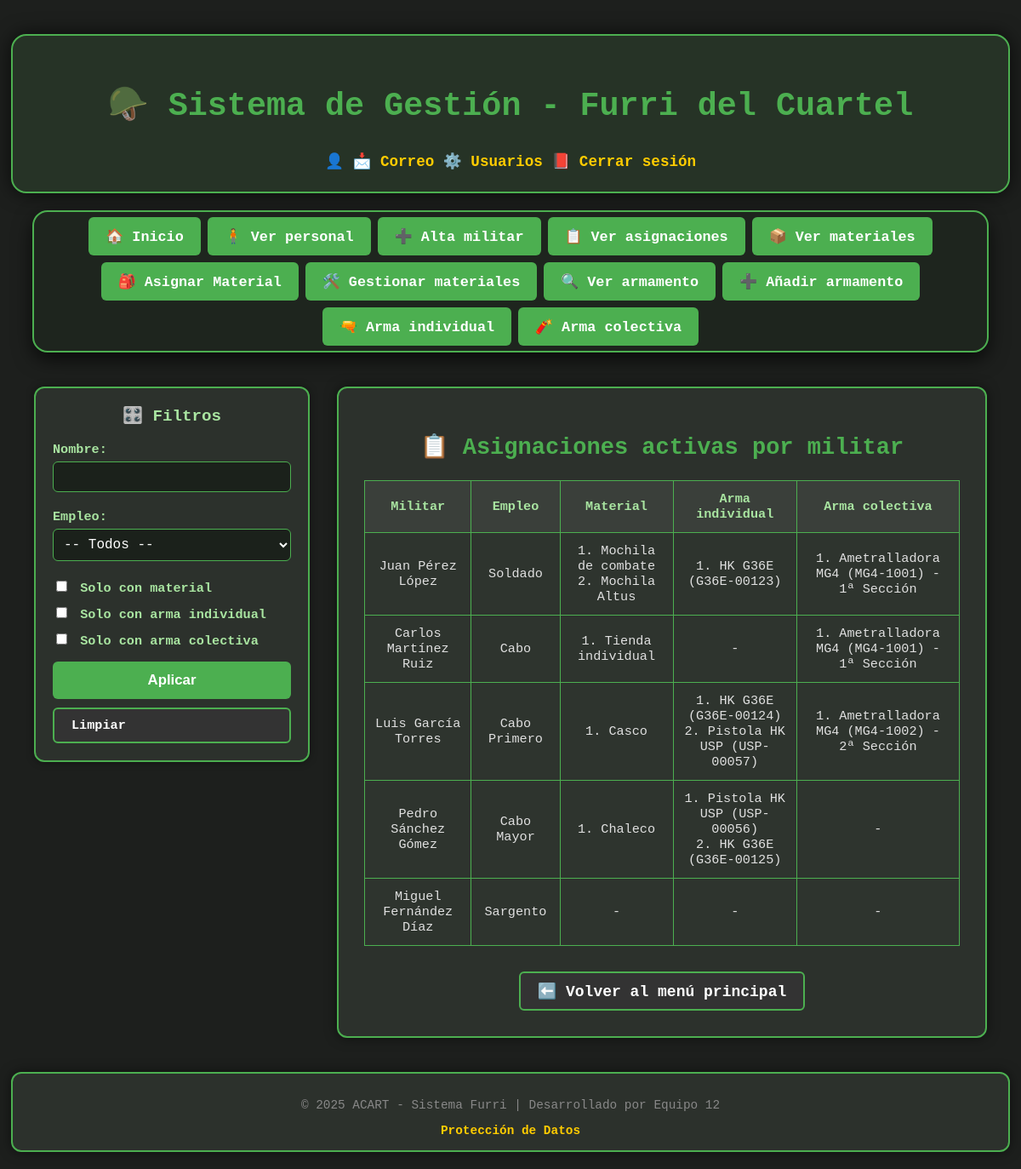
Page /ver_asignaciones.php (signed in) on the committed database.
### tables this page shows
CREATE TABLE PERSONAS (
    id_personal INT AUTO_INCREMENT PRIMARY KEY,
    nombre VARCHAR(50) NOT NULL,
    apellidos VARCHAR(150) NOT NULL,
    dni VARCHAR(15) UNIQUE NOT NULL,
    empleo_id INT,
    activo BOOLEAN DEFAULT TRUE,
    FOREIGN KEY (empleo_id) REFERENCES EMPLEOS(id_empleo)
);

CREATE TABLE EMPLEOS (
    id_empleo INT AUTO_INCREMENT PRIMARY KEY,
    nombre_empleo VARCHAR(50) NOT NULL
);

### ver_asignaciones.php (the view, shortened to what this page needs)
<?php
include 'header.php';
include 'conexion.php';
$pagina = isset($_GET['pagina']) ? max(1, intval($_GET['pagina'])) : 1;
$por_pagina = 10;
$offset = ($pagina - 1) * $por_pagina;
$condiciones = [];
$where = count($condiciones) ? "WHERE " . implode(" AND ", $condiciones) : "";
$sql = "
    SELECT
        p.id_personal,
        CONCAT(p.nombre, ' ', p.apellidos) AS nombre_completo,
        e.nombre_empleo,
        (SELECT GROUP_CONCAT(m.nombre_material SEPARATOR ', ')
         FROM ENTREGAS_INDIVIDUALES ei
         JOIN MATERIALES m ON ei.id_material = m.id_material
         WHERE ei.id_personal = p.id_personal AND ei.fecha_devolucion IS NULL
        ) AS materiales,
        (SELECT GROUP_CONCAT(a.nombre, ' (', a.numero_serie, ')')
         FROM ASIGNACION_INDIVIDUAL ai
         JOIN ARMAMENTO_INDIVIDUAL a ON ai.id_arma = a.id_arma
         WHERE ai.id_personal = p.id_personal AND ai.fecha_devolucion IS NULL
        ) AS armas_indiv,
        (SELECT GROUP_CONCAT(ar.nombre, ' (', ar.numero_serie, ') - ', ar.asignado_a)
         FROM ASIGNACION_COLECTIVO ac
         JOIN ARMAMENTO_COLECTIVO ar ON ac.id_armamento = ar.id_armamento
         WHERE ac.id_personal = p.id_personal
        ) AS armas_colect
    FROM PERSONAS p
    JOIN EMPLEOS e ON p.empleo_id = e.id_empleo
    $where
    ORDER BY e.id_empleo, p.apellidos
    LIMIT $por_pagina OFFSET $offset
";
$stmt = $conexion->prepare($sql);
$stmt->execute();
$resultado = $stmt->get_result();
$asignaciones = $resultado->fetch_all(MYSQLI_ASSOC);
?>
<!DOCTYPE html>
<html lang="es">
<head>
    <link rel="stylesheet" href="estilo.css">
</head>
<body>
<?php include 'nav.php'; ?>
<div class="flex-wrapper">
    <aside class="filtros">
        <h3>🎛️ Filtros</h3>
        <form method="GET">
            <label>Nombre:</label>
            <input type="text" name="nombre" value="<?= htmlspecialchars($_GET['nombre'] ?? '') ?>">
            <label>Empleo:</label>
            <select name="empleo">
                <option value="">-- Todos --</option>
            </select>
            <label><input type="checkbox" name="solo_material" <?= isset($_GET['solo_material']) ? 'checked' : '' ?>> Solo con material</label>
            <label><input type="checkbox" name="solo_individual" <?= isset($_GET['solo_individual']) ? 'checked' : '' ?>> Solo con arma individual</label>
            <label><input type="checkbox" name="solo_colectivo" <?= isset($_GET['solo_colectivo']) ? 'checked' : '' ?>> Solo con arma colectiva</label>
            <input type="submit" value="Aplicar">
            <a href="ver_asignaciones.php" class="boton-volver" style="display:block; margin-top:10px;">Limpiar</a>
        </form>
    </aside>
    <main class="contenedor">
        <h2>📋 Asignaciones activas por militar</h2>
        <table>
            <tr>
                <th>Militar</th>
                <th>Empleo</th>
                <th>Material</th>
                <th>Arma individual</th>
                <th>Arma colectiva</th>
            </tr>
            <?php foreach ($asignaciones as $a): ?>
                <?php
                    $mostrar = true;
                ?>
                <?php if ($mostrar): ?>
                <tr>
                    <td><?= htmlspecialchars($a['nombre_completo']) ?></td>
                    <td><?= htmlspecialchars($a['nombre_empleo']) ?></td>
                    <td>
                        <?php
                        if (!empty($a['materiales'])) {
                            $lista = explode(',', $a['materiales']);
                            foreach ($lista as $i => $mat) {
                                echo ($i + 1) . '. ' . htmlspecialchars(trim($mat)) . '<br>';
                            }
                        } else {
                            echo '-';
                        }
                        ?>
                    </td>
                    <td>
                        <?php
                        if (!empty($a['armas_indiv'])) {
                            $lista = explode(',', $a['armas_indiv']);
                            foreach ($lista as $i => $arma) {
                                echo ($i + 1) . '. ' . htmlspecialchars(trim($arma)) . '<br>';
                            }
                        } else {
                            echo '-';
                        }
                        ?>
                    </td>
                    <td>
                        <?php
                        if (!empty($a['armas_colect'])) {
                            $lista = explode(',', $a['armas_colect']);
                            foreach ($lista as $i => $arma) {
                                echo ($i + 1) . '. ' . htmlspecialchars(trim($arma)) . '<br>';
                            }
                        } else {
                            echo '-';
                        }
                        ?>
                    </td>
                </tr>
                <?php endif; ?>
            <?php endforeach; ?>
        </table>
        <div style="text-align: center; margin-top: 30px;">
            <a href="index.php" class="boton-volver">⬅️ Volver al menú principal</a>
        </div>
    </main>
</div>
<?php include 'footer.php'; ?>
</body>
</html>

### estilo.css (style rules this page uses)
body { background-color: #1d1f1d; color: #e0e0e0; font-family: 'Courier New', monospace; margin: 0; padding: 0; }
h2, h3 { color: #4caf50; text-align: center; }
header, nav, .contenedor, .flex-wrapper, footer { max-width: 1100px; margin-left: auto; margin-right: auto; }
.contenedor { margin-top: 0; margin-bottom: 40px; padding: 30px; background-color: #2c312c; border: 2px solid #4caf50; border-radius: 12px; text-align: center; box-shadow: 0 0 14px #00000080; }
.boton-volver { display: inline-block; padding: 10px 20px; background-color: #333; color: #fff; border: 2px solid #4caf50; border-radius: 6px; text-decoration: none; font-weight: bold; transition: background-color 0.3s, border-color 0.3s; }
form { max-width: 100%; margin: 0 auto; }
label, form label { display: block; margin: 10px 0 5px; color: #a9e5a1; font-weight: bold; }
input[type="text"], input[type="password"], input[type="email"], input[type="number"], select, textarea { width: 100%; padding: 10px; margin-bottom: 15px; border-radius: 5px; border: 1px solid #4caf50; background-color: #1e251e; color: white; font-size: 1rem; box-sizing: border-box; }
input[type="submit"] { width: auto; min-width: 180px; padding: 10px 22px; margin: 20px auto 10px; display: block; background-color: #4caf50; border: none; color: white; font-size: 1rem; border-radius: 6px; cursor: pointer; transition: background-color 0.3s; text-align: center; }
table { width: 100%; border-collapse: collapse; margin-top: 10px; background-color: #2e342e; }
th, td { padding: 10px; border: 1px solid #4caf50; text-align: center; }
th { background-color: #3a3f3a; color: #a9e5a1; }
a { color: #ffcc00; text-decoration: none; font-weight: bold; }
.flex-wrapper { margin-top: 0; margin-bottom: 40px; display: flex; gap: 25px; align-items: flex-start; }
.filtros { flex: 0 0 27%; max-width: 320px; background-color: #2c312c; border: 2px solid #4caf50; border-radius: 12px; padding: 20px; font-size: 0.95rem; color: #a9e5a1; box-shadow: 0 0 10px #00000066; margin: 0; }
.filtros h3 { margin-top: 0; text-align: center; font-size: 1.2rem; color: #a9e5a1; }
.filtros label { font-weight: bold; margin-top: 10px; display: block; color: #a9e5a1; }
.filtros input[type="text"], .filtros input[type="email"], .filtros select { width: 100%; padding: 8px; margin-bottom: 10px; background-color: #1b211b; color: white; border: 1px solid #4caf50; border-radius: 6px; font-family: monospace; }
.filtros input[type="checkbox"] { margin-right: 6px; }
.filtros input[type="submit"] { width: 100%; margin: 15px 0 0; background-color: #4caf50; border-radius: 6px; font-weight: bold; }
.flex-wrapper > .contenedor { flex: 1 1 0; margin: 0; }
@media (max-width: 1200px) { .flex-wrapper { max-width: 100%; margin: 30px auto; padding: 0 15px; } }
@media (max-width: 1200px) { .filtros { flex-basis: 30%; max-width: 300px; } }
@media (min-width: 1200px) { body { font-size: 18px; } }
@media (min-width: 1200px) { header, nav, .contenedor, .flex-wrapper, footer { max-width: 1300px; width: calc(100% - 80px); } }
@media (min-width: 1200px) { .flex-wrapper { gap: 32px; } }
@media (min-width: 1200px) { .filtros { flex-basis: 25%; max-width: 340px; } }
@media (min-width: 1200px) { table { font-size: 0.95rem; } }
@media (min-width: 1200px) { th, td { padding: 12px; } }
@media (min-width: 1200px) { input[type="submit"] { min-width: 200px; padding: 12px 26px; font-size: 1.05rem; } }

### rows in the picture
personas: nombre_completo "Juan Pérez López", empleo.nombre_empleo "Soldado", mat "Mochila de combate", mat "Mochila Altus", arma "HK G36E (G36E-00123)", arma "Ametralladora MG4 (MG4-1001) - 1ª Sección"
personas: nombre_completo "Carlos Martínez Ruiz", empleo.nombre_empleo "Cabo", mat "Tienda individual", arma "Ametralladora MG4 (MG4-1001) - 1ª Sección"
personas: nombre_completo "Luis García Torres", empleo.nombre_empleo "Cabo Primero", mat "Casco", arma "HK G36E (G36E-00124)", arma "Pistola HK USP (USP-00057)", arma "Ametralladora MG4 (MG4-1002) - 2ª Sección"
personas: nombre_completo "Pedro Sánchez Gómez", empleo.nombre_empleo "Cabo Mayor", mat "Chaleco", arma "Pistola HK USP (USP-00056)", arma "HK G36E (G36E-00125)"
personas: nombre_completo "Miguel Fernández Díaz", empleo.nombre_empleo "Sargento"
